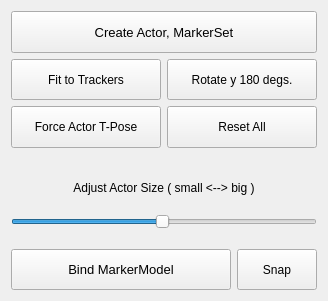
<?xml version="1.0" encoding="UTF-8"?>
<ui version="4.0">
 <class>testWidget</class>
 <widget class="QWidget" name="testWidget">
  <property name="geometry">
   <rect>
    <x>0</x>
    <y>0</y>
    <width>328</width>
    <height>301</height>
   </rect>
  </property>
  <property name="windowTitle">
   <string>Form</string>
  </property>
  <layout class="QVBoxLayout" name="verticalLayout_2">
   <item>
    <layout class="QVBoxLayout" name="verticalLayout">
     <item>
      <widget class="QPushButton" name="CreateButton">
       <property name="enabled">
        <bool>true</bool>
       </property>
       <property name="sizePolicy">
        <sizepolicy hsizetype="Minimum" vsizetype="Expanding">
         <horstretch>0</horstretch>
         <verstretch>0</verstretch>
        </sizepolicy>
       </property>
       <property name="minimumSize">
        <size>
         <width>0</width>
         <height>0</height>
        </size>
       </property>
       <property name="font">
        <font>
         <pointsize>10</pointsize>
        </font>
       </property>
       <property name="text">
        <string>Create Actor, MarkerSet</string>
       </property>
      </widget>
     </item>
     <item>
      <layout class="QHBoxLayout" name="horizontalLayout">
       <item>
        <widget class="QPushButton" name="fitActorButton">
         <property name="sizePolicy">
          <sizepolicy hsizetype="MinimumExpanding" vsizetype="Expanding">
           <horstretch>0</horstretch>
           <verstretch>0</verstretch>
          </sizepolicy>
         </property>
         <property name="minimumSize">
          <size>
           <width>0</width>
           <height>0</height>
          </size>
         </property>
         <property name="text">
          <string>Fit to Trackers</string>
         </property>
        </widget>
       </item>
       <item>
        <widget class="QPushButton" name="RotateButton">
         <property name="sizePolicy">
          <sizepolicy hsizetype="MinimumExpanding" vsizetype="Expanding">
           <horstretch>0</horstretch>
           <verstretch>0</verstretch>
          </sizepolicy>
         </property>
         <property name="minimumSize">
          <size>
           <width>0</width>
           <height>0</height>
          </size>
         </property>
         <property name="text">
          <string>Rotate y 180 degs.</string>
         </property>
        </widget>
       </item>
      </layout>
     </item>
     <item>
      <layout class="QHBoxLayout" name="horizontalLayout_3">
       <item>
        <widget class="QPushButton" name="DefaultTPoseButton">
         <property name="sizePolicy">
          <sizepolicy hsizetype="MinimumExpanding" vsizetype="Expanding">
           <horstretch>0</horstretch>
           <verstretch>0</verstretch>
          </sizepolicy>
         </property>
         <property name="minimumSize">
          <size>
           <width>0</width>
           <height>0</height>
          </size>
         </property>
         <property name="text">
          <string>Force Actor T-Pose</string>
         </property>
        </widget>
       </item>
       <item>
        <widget class="QPushButton" name="ResetAllButton">
         <property name="sizePolicy">
          <sizepolicy hsizetype="MinimumExpanding" vsizetype="Expanding">
           <horstretch>0</horstretch>
           <verstretch>0</verstretch>
          </sizepolicy>
         </property>
         <property name="minimumSize">
          <size>
           <width>0</width>
           <height>0</height>
          </size>
         </property>
         <property name="text">
          <string>Reset All</string>
         </property>
        </widget>
       </item>
      </layout>
     </item>
     <item>
      <widget class="QLabel" name="label">
       <property name="sizePolicy">
        <sizepolicy hsizetype="Expanding" vsizetype="MinimumExpanding">
         <horstretch>0</horstretch>
         <verstretch>0</verstretch>
        </sizepolicy>
       </property>
       <property name="font">
        <font>
         <pointsize>9</pointsize>
        </font>
       </property>
       <property name="text">
        <string>&lt;html&gt;&lt;head/&gt;&lt;body&gt;&lt;p&gt;Adjust Actor Size ( small &amp;lt;--&amp;gt; big )&lt;/p&gt;&lt;/body&gt;&lt;/html&gt;</string>
       </property>
       <property name="alignment">
        <set>Qt::AlignmentFlag::AlignBottom|Qt::AlignmentFlag::AlignHCenter</set>
       </property>
      </widget>
     </item>
     <item>
      <widget class="QSlider" name="horizontalSlider">
       <property name="sizePolicy">
        <sizepolicy hsizetype="Expanding" vsizetype="MinimumExpanding">
         <horstretch>0</horstretch>
         <verstretch>0</verstretch>
        </sizepolicy>
       </property>
       <property name="minimum">
        <number>1</number>
       </property>
       <property name="maximum">
        <number>100</number>
       </property>
       <property name="sliderPosition">
        <number>50</number>
       </property>
       <property name="tracking">
        <bool>false</bool>
       </property>
       <property name="orientation">
        <enum>Qt::Orientation::Horizontal</enum>
       </property>
      </widget>
     </item>
     <item>
      <layout class="QHBoxLayout" name="horizontalLayout_2">
       <item>
        <widget class="QPushButton" name="bindButton">
         <property name="sizePolicy">
          <sizepolicy hsizetype="MinimumExpanding" vsizetype="Expanding">
           <horstretch>0</horstretch>
           <verstretch>0</verstretch>
          </sizepolicy>
         </property>
         <property name="minimumSize">
          <size>
           <width>0</width>
           <height>0</height>
          </size>
         </property>
         <property name="font">
          <font>
           <pointsize>10</pointsize>
          </font>
         </property>
         <property name="text">
          <string>Bind MarkerModel</string>
         </property>
        </widget>
       </item>
       <item>
        <widget class="QPushButton" name="snapButton">
         <property name="sizePolicy">
          <sizepolicy hsizetype="Minimum" vsizetype="Expanding">
           <horstretch>0</horstretch>
           <verstretch>0</verstretch>
          </sizepolicy>
         </property>
         <property name="minimumSize">
          <size>
           <width>0</width>
           <height>0</height>
          </size>
         </property>
         <property name="text">
          <string>Snap</string>
         </property>
        </widget>
       </item>
      </layout>
     </item>
    </layout>
   </item>
  </layout>
 </widget>
 <resources/>
 <connections/>
</ui>
